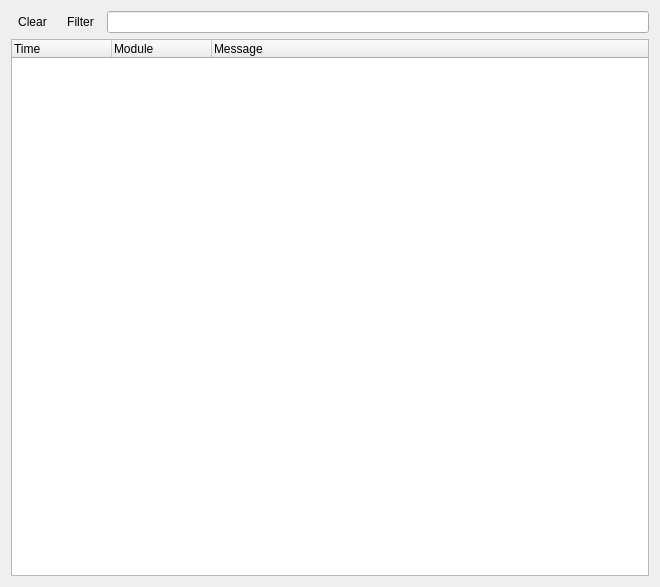
<?xml version="1.0" encoding="UTF-8"?>
<ui version="4.0">
 <class>LogDisplay</class>
 <widget class="QWidget" name="LogDisplay">
  <property name="geometry">
   <rect>
    <x>0</x>
    <y>0</y>
    <width>660</width>
    <height>587</height>
   </rect>
  </property>
  <property name="windowTitle">
   <string>Form</string>
  </property>
  <layout class="QGridLayout" name="gridLayout">
   <item row="0" column="0">
    <widget class="QToolButton" name="toolButton">
     <property name="text">
      <string>Clear</string>
     </property>
     <property name="icon">
      <iconset resource="../tt.qrc">
       <normaloff>:/fun/fun/cross.png</normaloff>:/fun/fun/cross.png</iconset>
     </property>
     <property name="toolButtonStyle">
      <enum>Qt::ToolButtonTextBesideIcon</enum>
     </property>
     <property name="autoRaise">
      <bool>true</bool>
     </property>
    </widget>
   </item>
   <item row="0" column="1">
    <widget class="QToolButton" name="toolButton_2">
     <property name="text">
      <string>Filter</string>
     </property>
     <property name="icon">
      <iconset resource="../n_res.qrc">
       <normaloff>:/icons/icons/filter.png</normaloff>:/icons/icons/filter.png</iconset>
     </property>
     <property name="toolButtonStyle">
      <enum>Qt::ToolButtonTextBesideIcon</enum>
     </property>
     <property name="autoRaise">
      <bool>true</bool>
     </property>
    </widget>
   </item>
   <item row="0" column="2">
    <widget class="QLineEdit" name="lineEdit"/>
   </item>
   <item row="1" column="0" colspan="3">
    <widget class="QTreeWidget" name="treeWidget">
     <property name="verticalScrollMode">
      <enum>QAbstractItemView::ScrollPerPixel</enum>
     </property>
     <property name="indentation">
      <number>0</number>
     </property>
     <column>
      <property name="text">
       <string>Time</string>
      </property>
     </column>
     <column>
      <property name="text">
       <string>Module</string>
      </property>
     </column>
     <column>
      <property name="text">
       <string>Message</string>
      </property>
     </column>
    </widget>
   </item>
  </layout>
 </widget>
 <resources>
  <include location="../n_res.qrc"/>
  <include location="../tt.qrc"/>
 </resources>
 <connections/>
</ui>
